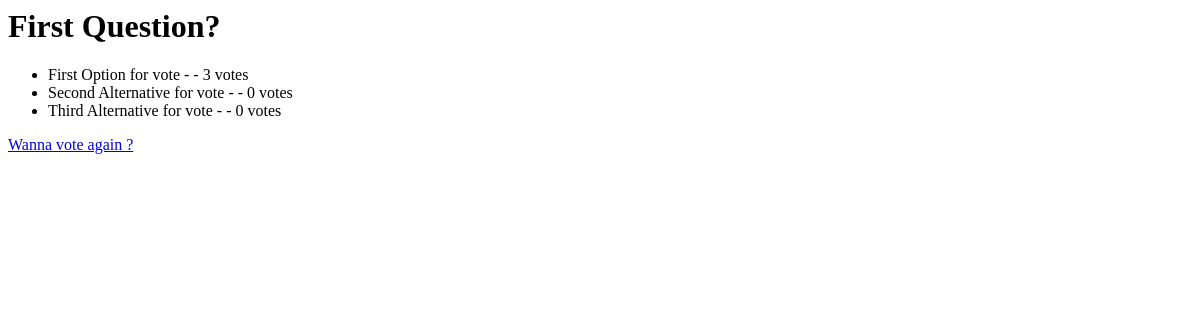
Before: /polls/1/results/ with the older database file.
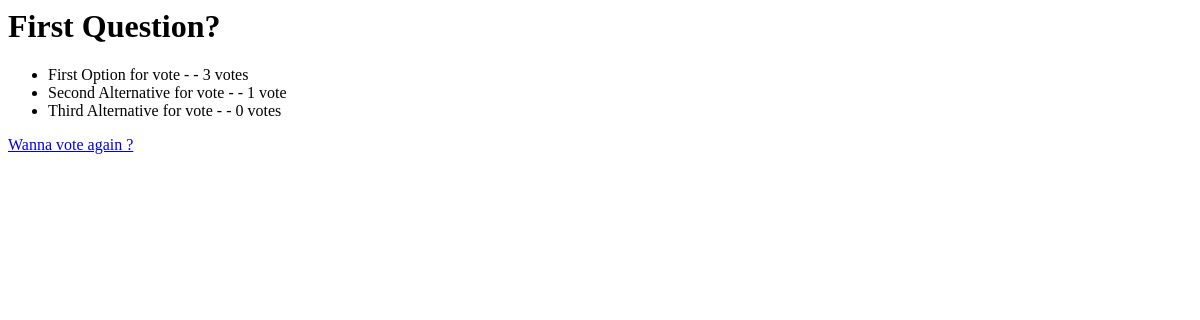
After: the same page with the newer database file.
### polls/models.py (models this page shows, shortened)
class Choice(models.Model):
    question = models.ForeignKey(Question,on_delete=models.CASCADE)
    choice_text = models.CharField(max_length=250)
    votes = models.IntegerField(default=0)

### polls/views.py (the view)
# urls.py: path("<int:pk>/results/", views.ResultsView.as_view(template_name="polls/results.html"), name="results"),
class ResultsView(generic.DetailView):
    model = Question
    template_name: "polls/results.html"

### polls/templates/polls/results.html
<h1> {{ question.question_text}} </h1>
<ul>
{% for choice  in question.choice_set.all  %}
    <li> {{ choice.choice_text }} - - {{ choice.votes }} vote{{choice.votes|pluralize}} </li>
{% endfor %}
</ul>
<a href="{% url 'polls:index' %}"> Wanna vote again ? </a>

Changed rows visible on the page:
changed Choice "Second Alternative for vote": votes "0" → "1"
